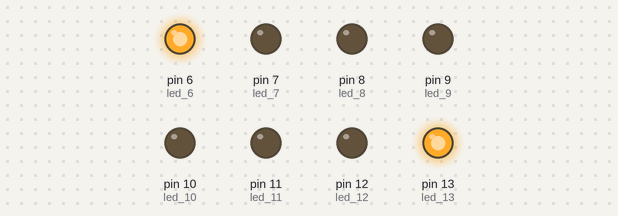
This sketch was run on a simulated Arduino Uno, built with avr-gcc and run on an emulated ATmega328P. Parts: output pins drawn as LEDs (lit = HIGH).

Above: at 0.05 s.
At 0.65 s:
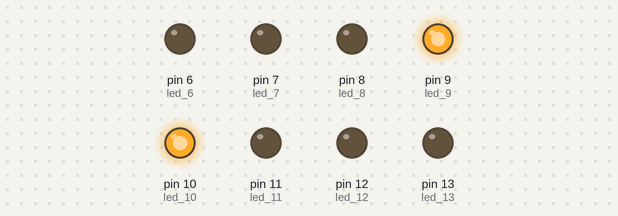
At 1.65 s:
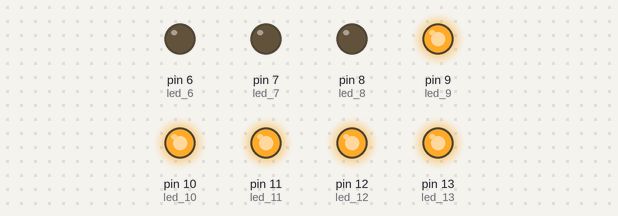
At 3.25 s:
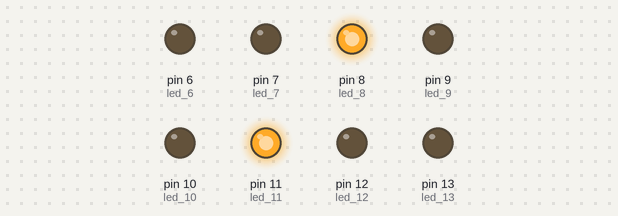
At 4.75 s:
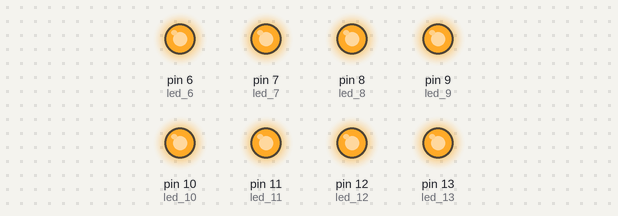
At 6.35 s:
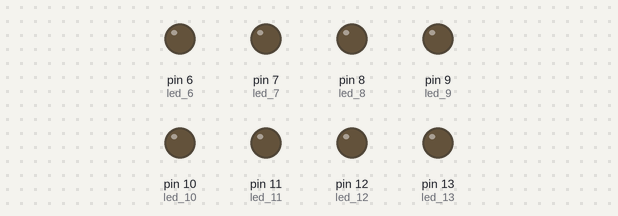
Timing chart, 0 to 6.7 s (numbered marks = the images above):
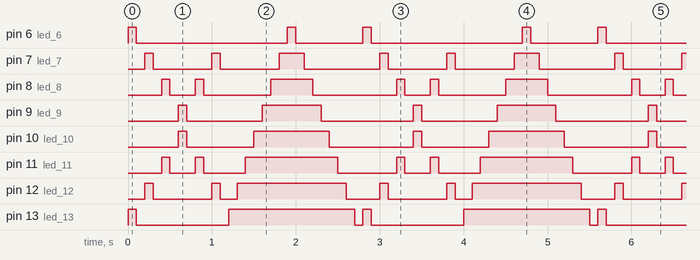

Measured:
- by itself, pin 6 (led_6): repeats every 2.8 s: LOW 1.8 s, HIGH 0.10 s, LOW 0.80 s, HIGH 0.10 s
- by itself, pin 7 (led_7): repeats every 2.8 s: LOW 0.70 s, HIGH 0.10 s, LOW 0.70 s, HIGH 0.30 s, LOW 0.90 s, HIGH 0.10 s
- by itself, pin 8 (led_8): repeats every 2.8 s: LOW 0.30 s, HIGH 0.10 s, LOW 0.80 s, HIGH 0.50 s, LOW 1.0 s, HIGH 0.10 s
- by itself, pin 9 (led_9): repeats every 2.8 s: LOW 0.90 s, HIGH 0.70 s, LOW 1.1 s, HIGH 0.10 s
- by itself, pin 10 (led_10): repeats every 2.8 s: LOW 0.80 s, HIGH 0.90 s, LOW 1.0 s, HIGH 0.10 s
- by itself, pin 11 (led_11): repeats every 2.8 s: LOW 0.30 s, HIGH 0.10 s, LOW 0.50 s, HIGH 1.1 s, LOW 0.70 s, HIGH 0.10 s
- by itself, pin 12 (led_12): repeats every 2.8 s: LOW 0.70 s, HIGH 0.10 s, LOW 0.20 s, HIGH 1.3 s, LOW 0.40 s, HIGH 0.10 s
- by itself, pin 13 (led_13): repeats every 2.8 s: LOW 1.1 s, HIGH 1.5 s, LOW 0.10 s, HIGH 0.10 s

The sketch:

led_lampeggiante.ino
```cpp
/*
 * NOME PROGRAMMA: Led lampeggiante
 * AUTORE: sublibe
 * DATA: 19/05/2018
 * VERSIONE: n.1 del 19/05/2018
 * FUNZIONE: Scopo del programma è quello di far lampeggiare dei led.
 */
const int led_13 = 13;
const int led_12 = 12;
const int led_11 = 11;
const int led_10 = 10;
const int led_9 = 9;
const int led_8 = 8;
const int led_7 = 7;
const int led_6 = 6;

 void setup()
      {
         pinMode(led_13,OUTPUT);
         pinMode(led_12,OUTPUT);
         pinMode(led_11,OUTPUT);
         pinMode(led_10,OUTPUT);
         pinMode(led_9,OUTPUT);
         pinMode(led_8,OUTPUT);
         pinMode(led_7,OUTPUT);
         pinMode(led_6,OUTPUT);
      }
void loop()
      {
        digitalWrite(led_13,HIGH);
        digitalWrite(led_6,HIGH);
        delay(100);
        digitalWrite(led_13,LOW);
        digitalWrite(led_6,LOW);
        delay(100);
        digitalWrite(led_12,HIGH);
        digitalWrite(led_7,HIGH);
        delay(100);
        digitalWrite(led_12,LOW);
        digitalWrite(led_7,LOW);
        delay(100);
        digitalWrite(led_11,HIGH);
        digitalWrite(led_8,HIGH);
        delay(100);
        digitalWrite(led_11,LOW);
        digitalWrite(led_8,LOW);
        delay(100);
        digitalWrite(led_10,HIGH);
        digitalWrite(led_9,HIGH);
        delay(100);
        digitalWrite(led_10,LOW);
        digitalWrite(led_9,LOW);
        delay(100);
        digitalWrite(led_11,HIGH);
        digitalWrite(led_8,HIGH);
        delay(100);
        digitalWrite(led_11,LOW);
        digitalWrite(led_8,LOW);
        delay(100);
        digitalWrite(led_12,HIGH);
        digitalWrite(led_7,HIGH);
        delay(100);
        digitalWrite(led_12,LOW);
        digitalWrite(led_7,LOW);
        delay(100);

        digitalWrite(led_13,HIGH);
        delay(100);
        digitalWrite(led_12,HIGH);
        delay(100);
        digitalWrite(led_11,HIGH);
        delay(100);
        digitalWrite(led_10,HIGH);
        delay(100);
        digitalWrite(led_9,HIGH);
        delay(100);
        digitalWrite(led_8,HIGH);
        delay(100);
        digitalWrite(led_7,HIGH);
        delay(100);
        digitalWrite(led_6,HIGH);
        delay(100);
        digitalWrite(led_6,LOW);
        delay(100);
        digitalWrite(led_7,LOW);
        delay(100);
        digitalWrite(led_8,LOW);
        delay(100);
        digitalWrite(led_9,LOW);
        delay(100);
        digitalWrite(led_10,LOW);
        delay(100);
        digitalWrite(led_11,LOW);
        delay(100);
        digitalWrite(led_12,LOW);
        delay(100);
        digitalWrite(led_13,LOW);
        delay(100);

      }
```
